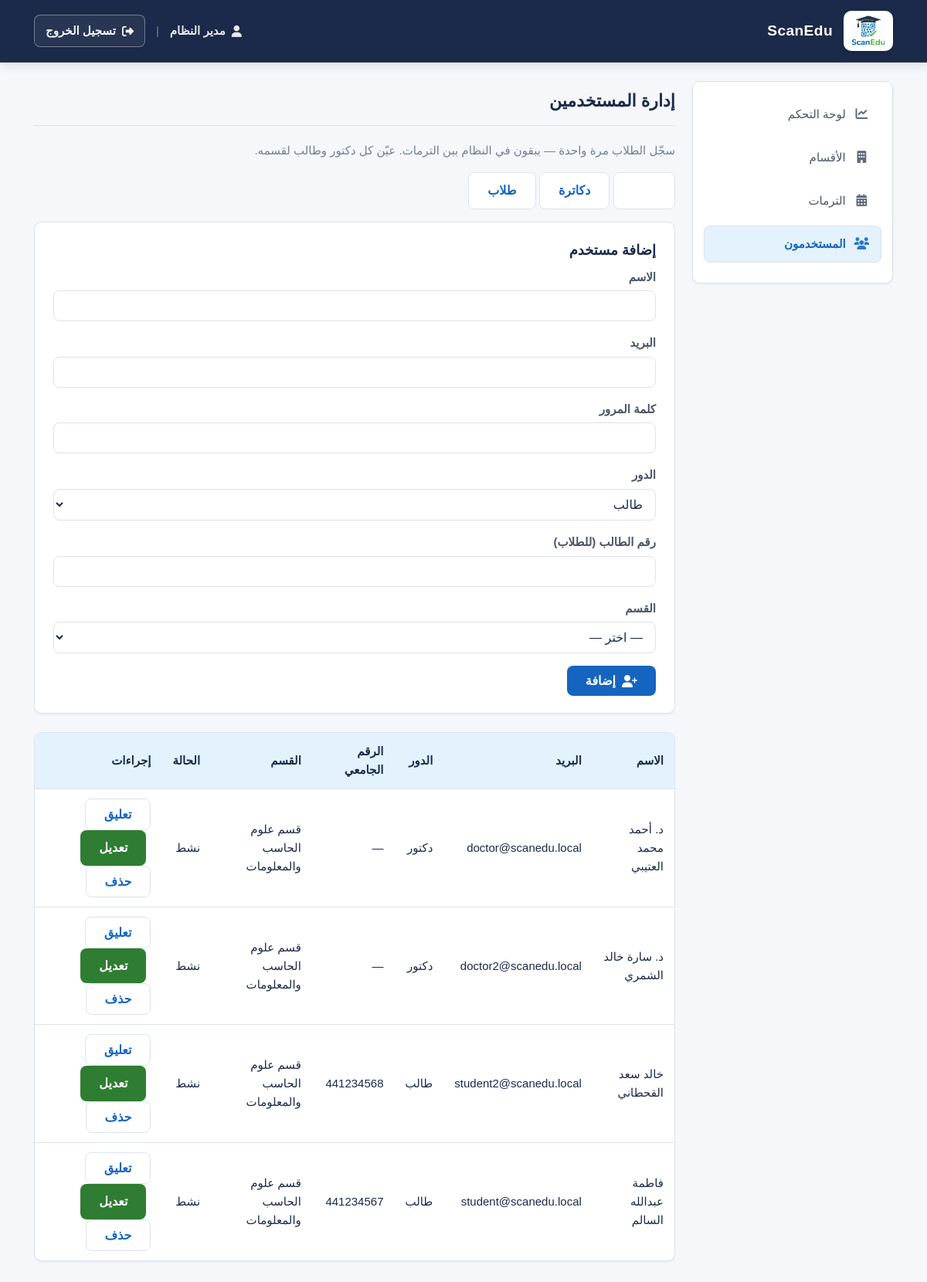
The page /admin/users.php (signed in) on the database its author committed.
### tables this page shows
CREATE TABLE users (
    id INT AUTO_INCREMENT PRIMARY KEY,
    name VARCHAR(100) NOT NULL,
    email VARCHAR(100) UNIQUE NOT NULL,
    password VARCHAR(255) NOT NULL,
    role ENUM('admin', 'doctor', 'student') NOT NULL,
    status ENUM('active', 'suspended') NOT NULL DEFAULT 'active',
    student_id VARCHAR(20) NULL,
    department VARCHAR(100) NULL,
    department_id INT NULL,
    created_at TIMESTAMP DEFAULT CURRENT_TIMESTAMP,
    UNIQUE KEY uq_student_id (student_id),
    FOREIGN KEY (department_id) REFERENCES departments(id) ON DELETE SET NULL
);

CREATE TABLE departments (
    id INT AUTO_INCREMENT PRIMARY KEY,
    name VARCHAR(150) NOT NULL UNIQUE,
    description TEXT NULL,
    is_active TINYINT(1) NOT NULL DEFAULT 1,
    created_at TIMESTAMP DEFAULT CURRENT_TIMESTAMP
);

### config/database.php (called while the page is built, shortened)
<?php
function scanedu_asset_v(): string
{
    return '?v=' . (string) SCANEDU_ASSET_VERSION;
}

### includes/auth.php (called while the page is built, shortened)
<?php
function isLoggedIn(): bool
{
    $r = $_SESSION['role'] ?? '';
    return $r === 'admin' || $r === 'doctor' || $r === 'student';
}
function getCurrentUser(): ?array
{
    global $conn;
    $uid = (int) $_SESSION['user_id'];
    $stmt = $conn->prepare(
        'SELECT u.id, u.name, u.email, u.role, u.status, u.student_id, u.department, u.department_id,
                d.name AS department_name
         FROM users u
         LEFT JOIN departments d ON d.id = u.department_id
         WHERE u.id = ? LIMIT 1'
    );
    $stmt->bind_param('i', $uid);
    $stmt->execute();
    $res = $stmt->get_result();
    $row = $res ? $res->fetch_assoc() : null;
    return $row ?: null;
}

### includes/functions.php (called while the page is built, shortened)
<?php
require_once __DIR__ . '/auth.php';
function sanitize(?string $input): string
{
    return htmlspecialchars(strip_tags(trim($input)), ENT_QUOTES, 'UTF-8');
}

### admin/users.php (the view, shortened to what this page needs)
<?php
require_once __DIR__ . '/../config/database.php';
require_once __DIR__ . '/../includes/auth.php';
require_once __DIR__ . '/../includes/functions.php';
$filterRole = sanitize($_GET['role'] ?? '');
$users = [];
$sql = 'SELECT u.id, u.name, u.email, u.role, u.status, u.student_id, u.department_id, d.name AS department_name
        FROM users u
        LEFT JOIN departments d ON d.id = u.department_id
        WHERE u.role != \'admin\'';
$sql .= ' ORDER BY u.role ASC, u.name ASC';
$res = $conn->query($sql);
if ($res) {
    while ($row = $res->fetch_assoc()) {
        $users[] = $row;
    }
}
$activeNav = 'users';
$role = 'admin';
$extraCss = ['assignments.css'];
include __DIR__ . '/../includes/header.php';
?>
<h1 class="h1-title">إدارة المستخدمين</h1>
<p class="text-muted">سجّل الطلاب مرة واحدة — يبقون في النظام بين الترمات. عيّن كل دكتور وطالب لقسمه.</p>
<p>
    <a href="users.php" class="btn btn-outline btn-sm <?php echo $filterRole === '' ? 'btn-primary' : ''; ?>">الكل</a>
    <a href="users.php?role=doctor" class="btn btn-outline btn-sm <?php echo $filterRole === 'doctor' ? 'btn-primary' : ''; ?>">دكاترة</a>
    <a href="users.php?role=student" class="btn btn-outline btn-sm <?php echo $filterRole === 'student' ? 'btn-primary' : ''; ?>">طلاب</a>
</p>
<div class="assign-form-card">
    <h2 class="h2-title">إضافة مستخدم</h2>
    <form method="post">
        <div class="form-group">
            <label>الاسم</label>
            <input type="text" name="name" class="form-control" required>
        </div>
        <div class="form-group">
            <label>البريد</label>
            <input type="email" name="email" class="form-control" required>
        </div>
        <div class="form-group">
            <label>كلمة المرور</label>
            <input type="password" name="password" class="form-control" required minlength="6">
        </div>
        <div class="form-group">
            <label>الدور</label>
            <select name="role" class="form-control" required>
                <option value="student">طالب</option>
            </select>
        </div>
        <div class="form-group">
            <label>رقم الطالب (للطلاب)</label>
            <input type="text" name="student_id" class="form-control">
        </div>
        <div class="form-group">
            <label>القسم</label>
            <select name="department_id" class="form-control" required>
                <option value="">— اختر —</option>
            </select>
        </div>
        <button type="submit" class="btn btn-primary"><i class="fa-solid fa-user-plus" aria-hidden="true"></i> إضافة</button>
    </form>
</div>
<div class="table-wrap">
    <table class="data-table">
        <thead>
            <tr>
                <th>الاسم</th>
                <th>البريد</th>
                <th>الدور</th>
                <th>الرقم الجامعي</th>
                <th>القسم</th>
                <th>الحالة</th>
                <th>إجراءات</th>
            </tr>
        </thead>
        <tbody>
            <?php foreach ($users as $u): ?>
                <tr>
                    <td><?php echo htmlspecialchars($u['name'], ENT_QUOTES, 'UTF-8'); ?></td>
                    <td><?php echo htmlspecialchars($u['email'], ENT_QUOTES, 'UTF-8'); ?></td>
                    <td><?php echo $u['role'] === 'doctor' ? 'دكتور' : 'طالب'; ?></td>
                    <td><?php echo htmlspecialchars($u['student_id'] ?? '—', ENT_QUOTES, 'UTF-8'); ?></td>
                    <td><?php echo htmlspecialchars($u['department_name'] ?? '—', ENT_QUOTES, 'UTF-8'); ?></td>
                    <td><?php echo ($u['status'] ?? 'active') === 'active' ? 'نشط' : 'معلّق'; ?></td>
                    <td>
                        <form method="post" style="display:inline;">
                            <button type="submit" class="btn btn-outline btn-sm"><?php echo ($u['status'] ?? 'active') === 'active' ? 'تعليق' : 'تفعيل'; ?></button>
                        </form>
                        <details style="display:inline-block;margin-right:6px;">
                            <summary class="btn btn-secondary btn-sm">تعديل</summary>
                        </details>
                        <form method="post" style="display:inline;" onsubmit="return confirm('حذف المستخدم؟');">
                            <button type="submit" class="btn btn-outline btn-sm">حذف</button>
                        </form>
                    </td>
                </tr>
            <?php endforeach; ?>
        </tbody>
    </table>
</div>
        </main>
    </div>
    </div>
</div>
</body>
</html>

### includes/header.php (shortened to what this page needs)
<?php
if (!isset($user)) {
    $user = getCurrentUser();
}
$name = $user['name'] ?? 'مستخدم';
$extraCss = $extraCss ?? [];
?>
<!DOCTYPE html>
<html lang="ar" dir="rtl">
<head>
    <link rel="stylesheet" href="https://cdnjs.cloudflare.com/ajax/libs/font-awesome/6.5.1/css/all.min.css">
    <link rel="stylesheet" href="../assets/css/main.css<?php echo scanedu_asset_v(); ?>">
    <link rel="stylesheet" href="../assets/css/dashboard.css<?php echo scanedu_asset_v(); ?>">
    <?php foreach ($extraCss as $css): ?>
    <link rel="stylesheet" href="../assets/css/<?php echo htmlspecialchars($css, ENT_QUOTES, 'UTF-8'); ?><?php echo scanedu_asset_v(); ?>">
    <?php endforeach; ?>
</head>
<body>
<div class="app-shell">
    <header class="top-bar">
        <div class="top-bar-inner">
            <div class="top-bar-brand">
                <span class="top-bar-logo-badge">
                    <img class="top-bar-logo-img" src="../assets/images/Logo.png" alt="شعار ScanEdu" decoding="async">
                </span>
                <strong class="top-bar-title">ScanEdu</strong>
            </div>
            <div class="top-bar-user">
                <span class="top-bar-user-name"><i class="fa-solid fa-user" aria-hidden="true"></i> <?php echo htmlspecialchars($name, ENT_QUOTES, 'UTF-8'); ?></span>
                <span class="top-bar-sep" aria-hidden="true">|</span>
                <a class="top-bar-logout" href="../api/logout.php"><i class="fa-solid fa-right-from-bracket" aria-hidden="true"></i> تسجيل الخروج</a>
            </div>
        </div>
    </header>
    <div class="layout-body">
        <div class="layout-zone">
        <aside class="sidebar">
            <nav>
                <?php if ($role === 'doctor'): ?>
                    <a href="dashboard.php" class="<?php echo $activeNav === 'dashboard' ? 'is-active' : ''; ?>"><i class="fa-solid fa-chart-line sidebar-icon" aria-hidden="true"></i><span>لوحة التحكم</span></a>
                    <a href="attendance.php" class="<?php echo $activeNav === 'attendance' ? 'is-active' : ''; ?>"><i class="fa-solid fa-qrcode sidebar-icon" aria-hidden="true"></i><span>التحضير</span></a>
                    <a href="assignments.php" class="<?php echo $activeNav === 'assignments' ? 'is-active' : ''; ?>"><i class="fa-solid fa-file-lines sidebar-icon" aria-hidden="true"></i><span>الواجبات</span></a>
                    <a href="exams.php" class="<?php echo $activeNav === 'exams' ? 'is-active' : ''; ?>"><i class="fa-solid fa-clipboard-question sidebar-icon" aria-hidden="true"></i><span>الاختبارات</span></a>
                    <a href="courses.php" class="<?php echo $activeNav === 'courses' ? 'is-active' : ''; ?>"><i class="fa-solid fa-book sidebar-icon" aria-hidden="true"></i><span>المقررات</span></a>
                    <a href="colleagues.php" class="<?php echo $activeNav === 'colleagues' ? 'is-active' : ''; ?>"><i class="fa-solid fa-user-group sidebar-icon" aria-hidden="true"></i><span>زملاء القسم</span></a>
                <?php elseif ($role === 'admin'): ?>
                    <a href="dashboard.php" class="<?php echo $activeNav === 'dashboard' ? 'is-active' : ''; ?>"><i class="fa-solid fa-chart-line sidebar-icon" aria-hidden="true"></i><span>لوحة التحكم</span></a>
                    <a href="departments.php" class="<?php echo $activeNav === 'departments' ? 'is-active' : ''; ?>"><i class="fa-solid fa-building sidebar-icon" aria-hidden="true"></i><span>الأقسام</span></a>
                    <a href="terms.php" class="<?php echo $activeNav === 'terms' ? 'is-active' : ''; ?>"><i class="fa-solid fa-calendar-days sidebar-icon" aria-hidden="true"></i><span>الترمات</span></a>
                    <a href="users.php" class="<?php echo $activeNav === 'users' ? 'is-active' : ''; ?>"><i class="fa-solid fa-users sidebar-icon" aria-hidden="true"></i><span>المستخدمون</span></a>
                <?php endif; ?>
            </nav>
        </aside>
        <main class="main-content">

### assets/css/main.css (style rules this page uses)
:root { --page-max-width: 1320px; --page-gutter: clamp(18px, 4vw, 44px); --primary: #1565C0; --primary-dark: #0D47A1; --primary-light: #E3F2FD; --secondary: #2E7D32; --secondary-dark: #1B5E20; --secondary-light: #E8F5E9; --navy: #1B2A4A; --white: #FFFFFF; --bg: #F5F7FA; --surface: #FFFFFF; --border: #DDE3EC; --text-primary: #1B2A4A; --text-secondary: #4A5568; --text-muted: #718096; --danger: #C62828; --warning: #E65100; --success: #2E7D32; --shadow-sm: 0 1px 3px rgba(27, 42, 74, 0.08); --shadow-md: 0 4px 12px rgba(27, 42, 74, 0.12); --radius: 10px; --radius-btn: 8px; }
* { font-family: 'IBM Plex Sans Arabic', sans-serif; box-sizing: border-box; }
html { font-size: 16px; line-height: 1.6; }
body { margin: 0; background: var(--bg); color: var(--text-primary); font-size: 16px; line-height: 1.6; }
h1, .h1-title { font-weight: 700; font-size: 22px; color: var(--navy); margin: 0 0 0.75rem 0; }
h2, .h2-title { font-weight: 700; font-size: 18px; color: var(--navy); margin: 0 0 0.5rem 0; }
a { color: var(--primary); text-decoration: none; transition: color 0.2s; }
a.btn { text-decoration: none; }
a.btn-primary, a.btn-primary:hover, a.btn-primary:focus { color: var(--white); }
.btn { display: inline-flex; align-items: center; justify-content: center; gap: 8px; border-radius: var(--radius-btn); font-weight: 700; font-size: 16px; padding: 10px 24px; border: none; cursor: pointer; transition: background 0.2s, color 0.2s, box-shadow 0.2s; text-align: center; }
.btn-primary { background: var(--primary); color: var(--white); }
.btn-secondary { background: var(--secondary); color: var(--white); }
.btn-outline { background: var(--surface); color: var(--primary); border: 1px solid var(--border); }
.form-group { margin-bottom: 1rem; }
.form-group label { display: block; font-weight: 600; color: var(--text-secondary); margin-bottom: 0.35rem; font-size: 15px; }
.form-control { width: 100%; padding: 10px 12px; border: 1px solid var(--border); border-radius: var(--radius-btn); font-size: 16px; background: var(--surface); color: var(--text-primary); }
.table-wrap { border: 1px solid var(--border); border-radius: var(--radius); overflow: hidden; background: var(--surface); box-shadow: var(--shadow-sm); }
table.data-table { width: 100%; border-collapse: collapse; font-size: 15px; }
table.data-table th, table.data-table td { padding: 12px 14px; text-align: right; border-bottom: 1px solid var(--border); }
table.data-table th { background: var(--primary-light); color: var(--navy); font-weight: 700; }
table.data-table tr:last-child td { border-bottom: none; }
.text-muted { color: var(--text-muted); font-size: 15px; }
.assign-form-card { background: var(--surface); border: 1px solid var(--border); border-radius: var(--radius); padding: 22px 24px; margin-bottom: 24px; box-shadow: var(--shadow-sm); }
.assign-form-card .h2-title { margin-top: 0; }

### rows shown on the page
users: name "مدير النظام"
users: name "د. أحمد محمد العتيبي", email "doctor@scanedu.local", role "دكتور", student "—", department.name "قسم علوم الحاسب والمعلومات", status "نشط"
users: name "د. سارة خالد الشمري", email "doctor2@scanedu.local", role "دكتور", student "—", department.name "قسم علوم الحاسب والمعلومات", status "نشط"
users: name "خالد سعد القحطاني", email "student2@scanedu.local", role "طالب", student "441234568", department.name "قسم علوم الحاسب والمعلومات", status "نشط"
users: name "فاطمة عبدالله السالم", email "student@scanedu.local", role "طالب", student "441234567", department.name "قسم علوم الحاسب والمعلومات", status "نشط"
